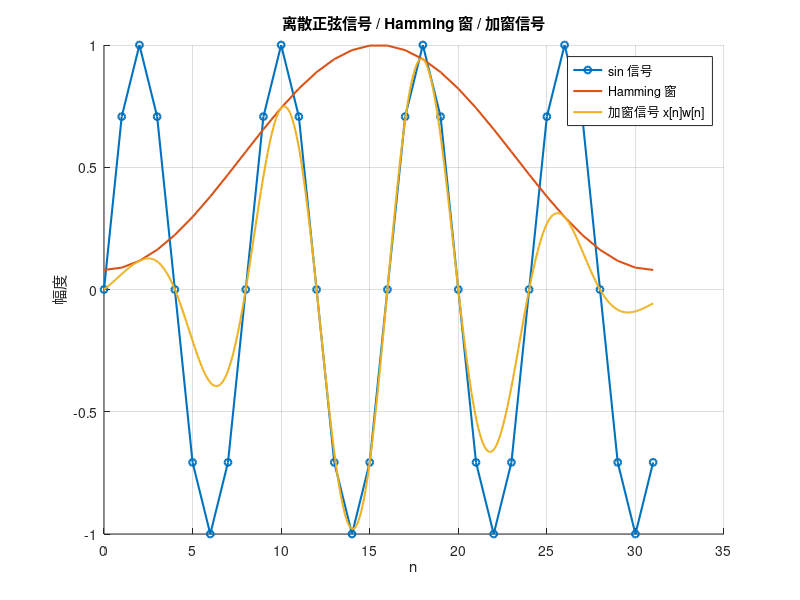

Source code (MATLAB):
clc; clear; close all;

%% 1. 离散正弦信号（每周期 8 点）
N_per = 8;                 % 每周期 8 点
num_periods = 4;           % 4 个周期
N = N_per * num_periods;   % 总点数 = 32

n = 0:N-1;
x = sin(2*pi*(1/N_per)*n); % 离散正弦

%% 2. Hamming 窗
w = hamming(N).';

%% 3. 加窗信号
xw = x .* w;

%% 4. 平滑插值（用于平滑曲线）
ns = linspace(0, N-1, 400);      % 更密集的横坐标（400个点）
xs  = interp1(n, x,  ns, 'spline');
xws = interp1(n, xw, ns, 'spline');

%% 4. 绘制在同一张图中
figure; hold on; grid on;

plot(n, x, '-o', 'LineWidth', 1.5, 'MarkerSize', 5, ...
     'DisplayName', 'sin 信号');
plot(n, w, 'LineWidth', 1.5, 'MarkerSize', 5, ...
     'DisplayName', 'Hamming 窗');
% plot(n, w, '-s', 'LineWidth', 1.5, 'MarkerSize', 5, ...
%      'DisplayName', 'Hamming 窗');
% plot(n, xw, '-d', 'LineWidth', 1.5, 'MarkerSize', 5, ...
%      'DisplayName', '加窗信号 x[n]w[n]');
plot(ns, xws, 'LineWidth', 1.5, 'MarkerSize', 5, ...
     'DisplayName', '加窗信号 x[n]w[n]');

xlabel('n'); ylabel('幅度');
title('离散正弦信号 / Hamming 窗 / 加窗信号');
legend('show');
